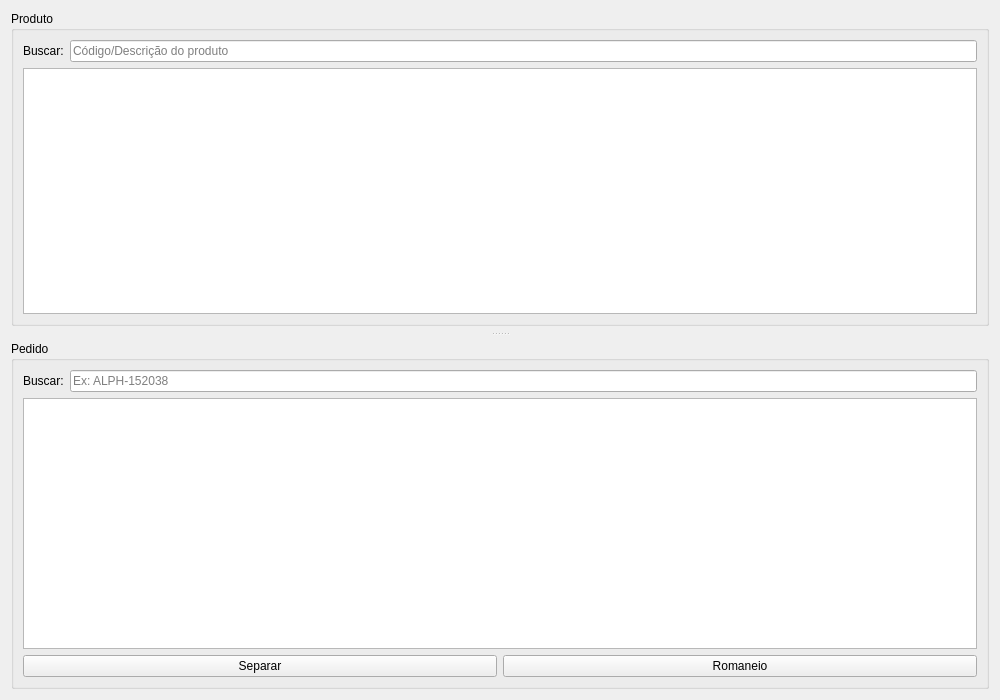
<?xml version="1.0" encoding="UTF-8"?>
<ui version="4.0">
 <class>WidgetLogisticaSeparacao</class>
 <widget class="QWidget" name="WidgetLogisticaSeparacao">
  <property name="geometry">
   <rect>
    <x>0</x>
    <y>0</y>
    <width>1000</width>
    <height>700</height>
   </rect>
  </property>
  <property name="windowTitle">
   <string>Form</string>
  </property>
  <layout class="QGridLayout" name="gridLayout">
   <item row="0" column="0">
    <widget class="QSplitter" name="splitter">
     <property name="orientation">
      <enum>Qt::Vertical</enum>
     </property>
     <property name="handleWidth">
      <number>15</number>
     </property>
     <widget class="QGroupBox" name="groupBoxProduto">
      <property name="title">
       <string>Produto</string>
      </property>
      <layout class="QVBoxLayout" name="verticalLayout">
       <item>
        <layout class="QHBoxLayout" name="horizontalLayoutBuscaProduto">
         <item>
          <widget class="QLabel" name="labelBuscaProduto">
           <property name="sizePolicy">
            <sizepolicy hsizetype="Maximum" vsizetype="Preferred">
             <horstretch>0</horstretch>
             <verstretch>0</verstretch>
            </sizepolicy>
           </property>
           <property name="text">
            <string>Buscar:</string>
           </property>
          </widget>
         </item>
         <item>
          <widget class="LineEdit" name="lineEditBuscaProduto">
           <property name="placeholderText">
            <string>Código/Descrição do produto</string>
           </property>
          </widget>
         </item>
        </layout>
       </item>
       <item>
        <widget class="TableView" name="tableProdutoLocal">
         <property name="mouseTracking">
          <bool>true</bool>
         </property>
         <property name="editTriggers">
          <set>QAbstractItemView::NoEditTriggers</set>
         </property>
         <property name="selectionMode">
          <enum>QAbstractItemView::SingleSelection</enum>
         </property>
         <property name="selectionBehavior">
          <enum>QAbstractItemView::SelectRows</enum>
         </property>
         <property name="sortingEnabled">
          <bool>true</bool>
         </property>
        </widget>
       </item>
      </layout>
     </widget>
     <widget class="QGroupBox" name="groupBoxPedido">
      <property name="title">
       <string>Pedido</string>
      </property>
      <layout class="QVBoxLayout" name="verticalLayout_2">
       <item>
        <layout class="QHBoxLayout" name="horizontalLayoutBuscaPedido">
         <item>
          <widget class="QLabel" name="labelBuscaPedido">
           <property name="sizePolicy">
            <sizepolicy hsizetype="Maximum" vsizetype="Preferred">
             <horstretch>0</horstretch>
             <verstretch>0</verstretch>
            </sizepolicy>
           </property>
           <property name="text">
            <string>Buscar:</string>
           </property>
          </widget>
         </item>
         <item>
          <widget class="LineEdit" name="lineEditBuscaPedido">
           <property name="placeholderText">
            <string>Ex: ALPH-152038</string>
           </property>
          </widget>
         </item>
        </layout>
       </item>
       <item>
        <widget class="TableView" name="tablePedido">
         <property name="mouseTracking">
          <bool>true</bool>
         </property>
         <property name="editTriggers">
          <set>QAbstractItemView::NoEditTriggers</set>
         </property>
         <property name="selectionMode">
          <enum>QAbstractItemView::MultiSelection</enum>
         </property>
         <property name="selectionBehavior">
          <enum>QAbstractItemView::SelectRows</enum>
         </property>
         <property name="sortingEnabled">
          <bool>true</bool>
         </property>
        </widget>
       </item>
       <item>
        <layout class="QHBoxLayout" name="horizontalLayoutAcoes">
         <item>
          <widget class="QPushButton" name="pushButtonSeparar">
           <property name="text">
            <string>Separar</string>
           </property>
          </widget>
         </item>
         <item>
          <widget class="QPushButton" name="pushButtonRomaneio">
           <property name="text">
            <string>Romaneio</string>
           </property>
          </widget>
         </item>
        </layout>
       </item>
      </layout>
     </widget>
    </widget>
   </item>
  </layout>
 </widget>
 <customwidgets>
  <customwidget>
   <class>TableView</class>
   <extends>QTableView</extends>
   <header>src/tableview.h</header>
  </customwidget>
  <customwidget>
   <class>LineEdit</class>
   <extends>QLineEdit</extends>
   <header>src/lineedit.h</header>
  </customwidget>
 </customwidgets>
 <tabstops>
  <tabstop>lineEditBuscaProduto</tabstop>
  <tabstop>tableProdutoLocal</tabstop>
  <tabstop>lineEditBuscaPedido</tabstop>
  <tabstop>tablePedido</tabstop>
  <tabstop>pushButtonSeparar</tabstop>
  <tabstop>pushButtonRomaneio</tabstop>
 </tabstops>
 <resources/>
 <connections/>
</ui>
